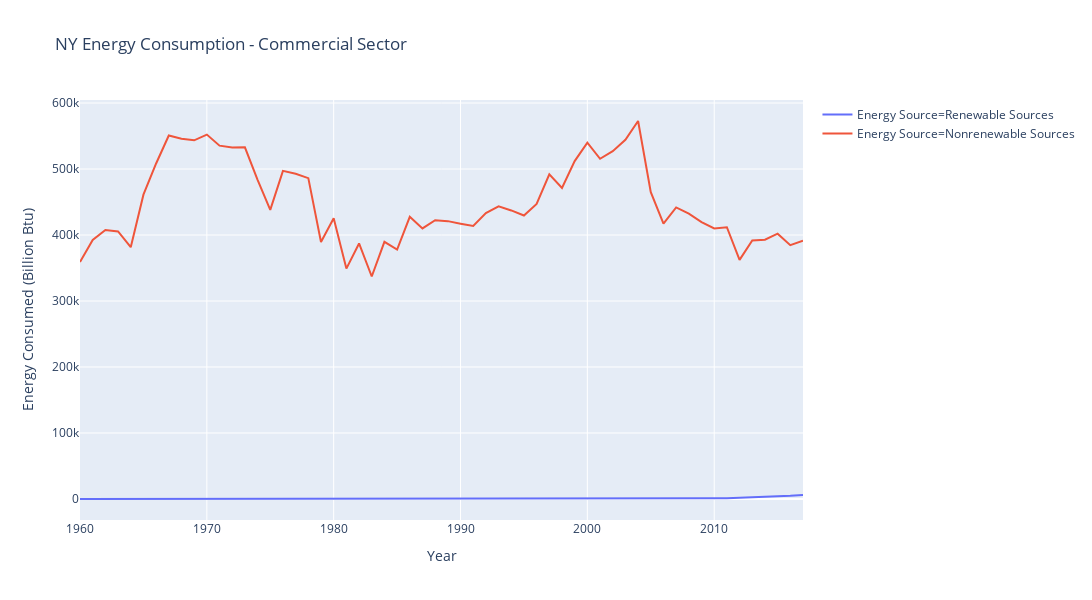
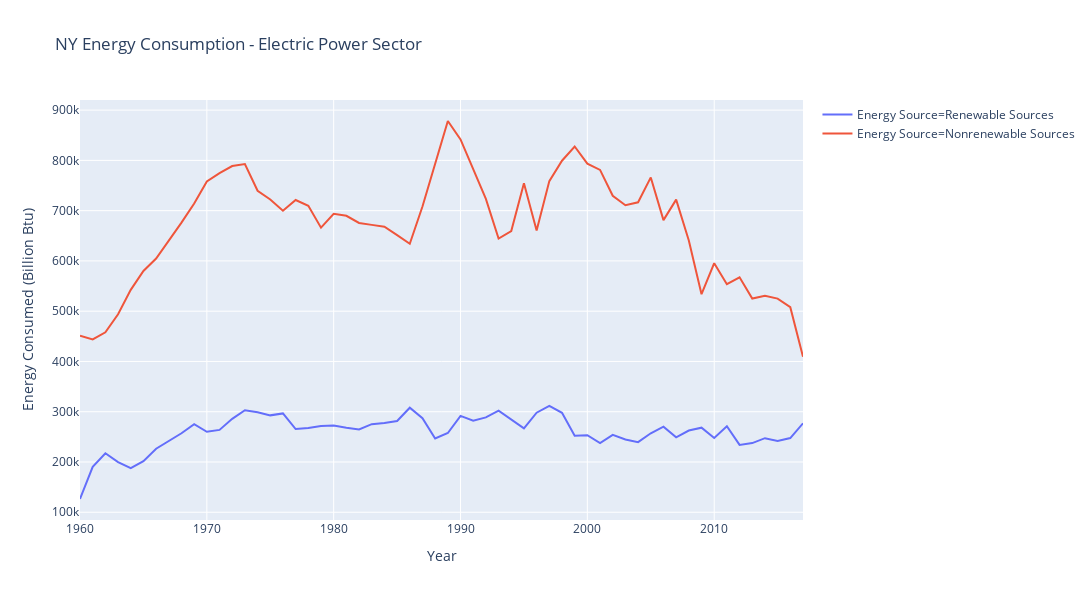
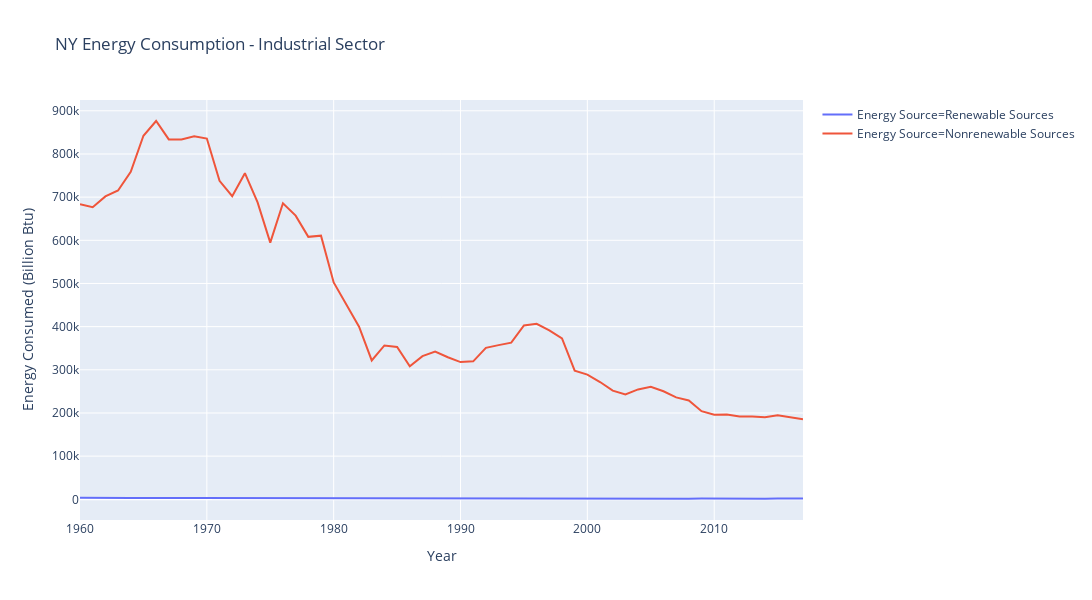
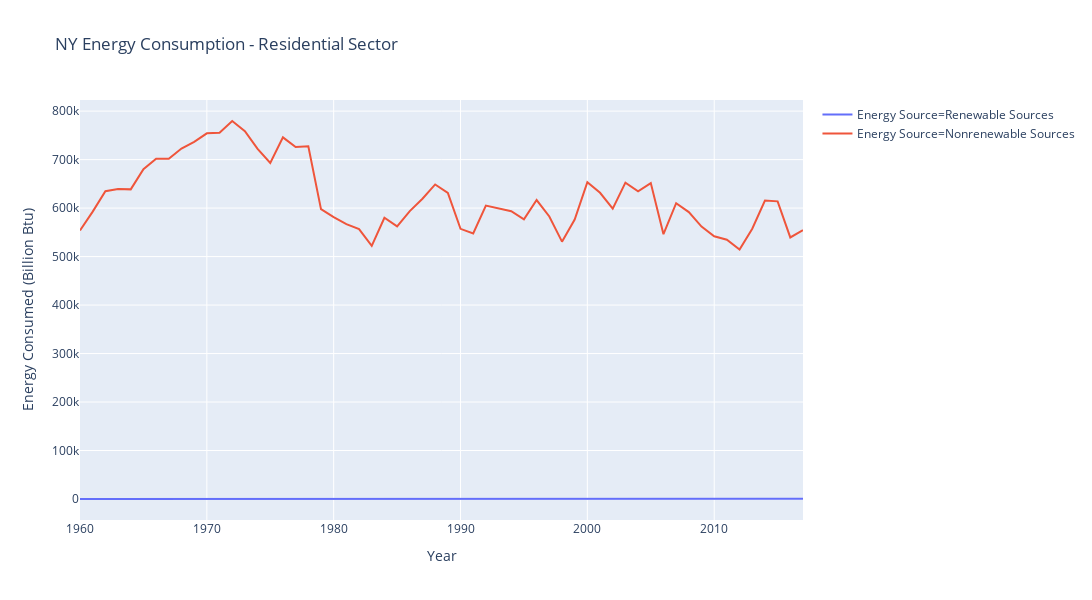

The code cell stored with these charts, in order, in its notebook:
### Code cell
for sector in sectors:
    helper_functions.plot_descriptive_fig(dataframes[sector], 
                                          ['Renewable Sources', 'Nonrenewable Sources'], 
                                          'NY',
                                          sector)
